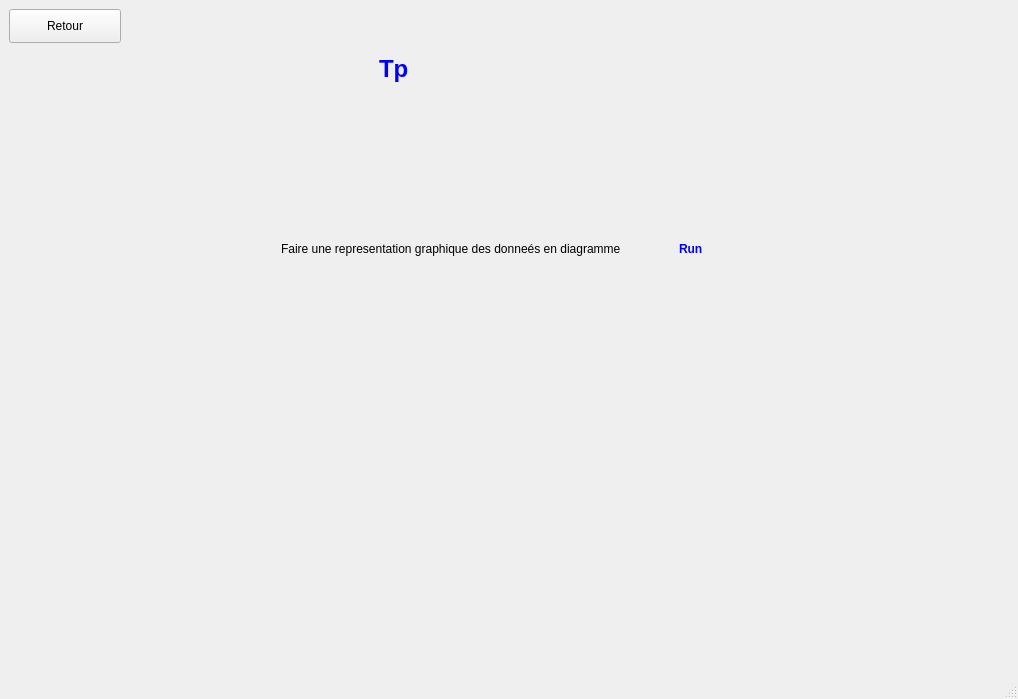
<?xml version="1.0" encoding="UTF-8"?>
<ui version="4.0">
 <class>MainWindow</class>
 <widget class="QMainWindow" name="MainWindow">
  <property name="geometry">
   <rect>
    <x>0</x>
    <y>0</y>
    <width>1018</width>
    <height>699</height>
   </rect>
  </property>
  <property name="windowTitle">
   <string>MainWindow</string>
  </property>
  <widget class="QWidget" name="centralwidget">
   <layout class="QVBoxLayout" name="verticalLayout_2">
    <item>
     <widget class="QStackedWidget" name="stackedWidget">
      <property name="currentIndex">
       <number>1</number>
      </property>
      <widget class="QWidget" name="page_acceuil">
       <layout class="QVBoxLayout" name="verticalLayout_3">
        <item>
         <layout class="QVBoxLayout" name="verticalLayout">
          <item>
           <layout class="QHBoxLayout" name="horizontalLayout_5">
            <item>
             <spacer name="horizontalSpacer_4">
              <property name="orientation">
               <enum>Qt::Horizontal</enum>
              </property>
              <property name="sizeHint" stdset="0">
               <size>
                <width>40</width>
                <height>20</height>
               </size>
              </property>
             </spacer>
            </item>
            <item>
             <widget class="QLabel" name="label">
              <property name="text">
               <string>&lt;h1&gt;&lt;b&gt;&lt;font color=blue
&gt;Interface homme-machine avancée&lt;/font&gt;&lt;/b&gt;&lt;/h1&gt;</string>
              </property>
             </widget>
            </item>
            <item>
             <spacer name="horizontalSpacer_3">
              <property name="orientation">
               <enum>Qt::Horizontal</enum>
              </property>
              <property name="sizeHint" stdset="0">
               <size>
                <width>40</width>
                <height>20</height>
               </size>
              </property>
             </spacer>
            </item>
           </layout>
          </item>
          <item>
           <layout class="QHBoxLayout" name="horizontalLayout">
            <item>
             <spacer name="horizontalSpacer_2">
              <property name="orientation">
               <enum>Qt::Horizontal</enum>
              </property>
              <property name="sizeType">
               <enum>QSizePolicy::Preferred</enum>
              </property>
              <property name="sizeHint" stdset="0">
               <size>
                <width>40</width>
                <height>20</height>
               </size>
              </property>
             </spacer>
            </item>
            <item>
             <widget class="QLabel" name="label_2">
              <property name="sizePolicy">
               <sizepolicy hsizetype="Fixed" vsizetype="Fixed">
                <horstretch>0</horstretch>
                <verstretch>0</verstretch>
               </sizepolicy>
              </property>
              <property name="text">
               <string>&lt;h3&gt;&lt;b&gt;&lt;font color=blue
&gt;Tp,Mini_projets,Projets&lt;/font&gt;&lt;/b&gt;&lt;/h3&gt;</string>
              </property>
             </widget>
            </item>
            <item>
             <spacer name="horizontalSpacer">
              <property name="orientation">
               <enum>Qt::Horizontal</enum>
              </property>
              <property name="sizeType">
               <enum>QSizePolicy::Preferred</enum>
              </property>
              <property name="sizeHint" stdset="0">
               <size>
                <width>40</width>
                <height>20</height>
               </size>
              </property>
             </spacer>
            </item>
           </layout>
          </item>
         </layout>
        </item>
        <item>
         <spacer name="verticalSpacer">
          <property name="orientation">
           <enum>Qt::Vertical</enum>
          </property>
          <property name="sizeHint" stdset="0">
           <size>
            <width>20</width>
            <height>40</height>
           </size>
          </property>
         </spacer>
        </item>
        <item>
         <layout class="QHBoxLayout" name="horizontalLayout_6">
          <item>
           <spacer name="horizontalSpacer_5">
            <property name="orientation">
             <enum>Qt::Horizontal</enum>
            </property>
            <property name="sizeType">
             <enum>QSizePolicy::Preferred</enum>
            </property>
            <property name="sizeHint" stdset="0">
             <size>
              <width>40</width>
              <height>20</height>
             </size>
            </property>
           </spacer>
          </item>
          <item>
           <layout class="QFormLayout" name="formLayout">
            <item row="0" column="0">
             <widget class="QLabel" name="label_3">
              <property name="text">
               <string>&lt;h3&gt;&lt;b&gt;&lt;font color=blue
&gt;Tp&lt;/font&gt;&lt;/b&gt;&lt;/h3&gt;</string>
              </property>
             </widget>
            </item>
            <item row="0" column="1">
             <layout class="QHBoxLayout" name="horizontalLayout_2">
              <item>
               <widget class="QLabel" name="label_6">
                <property name="text">
                 <string>1 Example</string>
                </property>
               </widget>
              </item>
              <item>
               <widget class="Labels" name="view_image">
                <property name="cursor">
                 <cursorShape>PointingHandCursor</cursorShape>
                </property>
                <property name="mouseTracking">
                 <bool>true</bool>
                </property>
                <property name="text">
                 <string/>
                </property>
               </widget>
              </item>
             </layout>
            </item>
            <item row="1" column="0">
             <widget class="QLabel" name="label_4">
              <property name="text">
               <string>&lt;h3&gt;&lt;b&gt;&lt;font color=blue
&gt;Mini_projets&lt;/font&gt;&lt;/b&gt;&lt;/h3&gt;</string>
              </property>
             </widget>
            </item>
            <item row="1" column="1">
             <layout class="QHBoxLayout" name="horizontalLayout_3">
              <item>
               <widget class="QLabel" name="label_7">
                <property name="text">
                 <string>0 Example</string>
                </property>
               </widget>
              </item>
              <item>
               <widget class="Labels" name="view_image_2">
                <property name="cursor">
                 <cursorShape>PointingHandCursor</cursorShape>
                </property>
                <property name="text">
                 <string/>
                </property>
               </widget>
              </item>
             </layout>
            </item>
            <item row="2" column="0">
             <widget class="QLabel" name="label_5">
              <property name="text">
               <string>&lt;h3&gt;&lt;b&gt;&lt;font color=blue
&gt;Projets&lt;/font&gt;&lt;/b&gt;&lt;/h3&gt;</string>
              </property>
             </widget>
            </item>
            <item row="2" column="1">
             <layout class="QHBoxLayout" name="horizontalLayout_4">
              <item>
               <widget class="QLabel" name="label_8">
                <property name="text">
                 <string>0 Example</string>
                </property>
               </widget>
              </item>
              <item>
               <widget class="Labels" name="view_image_3">
                <property name="cursor">
                 <cursorShape>PointingHandCursor</cursorShape>
                </property>
                <property name="text">
                 <string/>
                </property>
               </widget>
              </item>
             </layout>
            </item>
           </layout>
          </item>
          <item>
           <spacer name="horizontalSpacer_6">
            <property name="orientation">
             <enum>Qt::Horizontal</enum>
            </property>
            <property name="sizeType">
             <enum>QSizePolicy::Preferred</enum>
            </property>
            <property name="sizeHint" stdset="0">
             <size>
              <width>40</width>
              <height>20</height>
             </size>
            </property>
           </spacer>
          </item>
         </layout>
        </item>
        <item>
         <spacer name="verticalSpacer_2">
          <property name="orientation">
           <enum>Qt::Vertical</enum>
          </property>
          <property name="sizeHint" stdset="0">
           <size>
            <width>20</width>
            <height>40</height>
           </size>
          </property>
         </spacer>
        </item>
       </layout>
      </widget>
      <widget class="QWidget" name="page_tp">
       <widget class="QLabel" name="label_9">
        <property name="geometry">
         <rect>
          <x>370</x>
          <y>30</y>
          <width>81</width>
          <height>61</height>
         </rect>
        </property>
        <property name="sizePolicy">
         <sizepolicy hsizetype="Fixed" vsizetype="Fixed">
          <horstretch>0</horstretch>
          <verstretch>0</verstretch>
         </sizepolicy>
        </property>
        <property name="text">
         <string>&lt;h1&gt;&lt;b&gt;&lt;font color=blue
&gt;Tp&lt;/font&gt;&lt;/b&gt;&lt;/h1&gt;</string>
        </property>
       </widget>
       <widget class="QWidget" name="horizontalLayoutWidget_3">
        <property name="geometry">
         <rect>
          <x>220</x>
          <y>200</y>
          <width>526</width>
          <height>80</height>
         </rect>
        </property>
        <layout class="QHBoxLayout" name="horizontalLayout_7">
         <item>
          <widget class="QLabel" name="label_10">
           <property name="sizePolicy">
            <sizepolicy hsizetype="Fixed" vsizetype="Fixed">
             <horstretch>0</horstretch>
             <verstretch>0</verstretch>
            </sizepolicy>
           </property>
           <property name="text">
            <string>Faire une representation graphique des donneés en diagramme</string>
           </property>
          </widget>
         </item>
         <item>
          <widget class="Labels" name="run_tp1">
           <property name="sizePolicy">
            <sizepolicy hsizetype="Fixed" vsizetype="Fixed">
             <horstretch>0</horstretch>
             <verstretch>0</verstretch>
            </sizepolicy>
           </property>
           <property name="cursor">
            <cursorShape>PointingHandCursor</cursorShape>
           </property>
           <property name="text">
            <string>&lt;h4&gt;&lt;b&gt;&lt;font color=blue
&gt;Run&lt;/font&gt;&lt;/b&gt;&lt;/h4&gt;</string>
           </property>
          </widget>
         </item>
        </layout>
       </widget>
       <widget class="QPushButton" name="pushButton_4">
        <property name="geometry">
         <rect>
          <x>0</x>
          <y>0</y>
          <width>112</width>
          <height>34</height>
         </rect>
        </property>
        <property name="text">
         <string>Retour</string>
        </property>
       </widget>
      </widget>
      <widget class="QWidget" name="page_miniProjet">
       <widget class="QLabel" name="label_13">
        <property name="geometry">
         <rect>
          <x>340</x>
          <y>30</y>
          <width>301</width>
          <height>91</height>
         </rect>
        </property>
        <property name="text">
         <string>&lt;h1&gt;&lt;b&gt;&lt;font color=blue
&gt;Mini_projets&lt;/font&gt;&lt;/b&gt;&lt;/h1&gt;</string>
        </property>
       </widget>
       <widget class="QPushButton" name="pushButton_2">
        <property name="geometry">
         <rect>
          <x>0</x>
          <y>10</y>
          <width>112</width>
          <height>34</height>
         </rect>
        </property>
        <property name="text">
         <string>Retour</string>
        </property>
       </widget>
      </widget>
      <widget class="QWidget" name="page_projet">
       <widget class="QLabel" name="label_14">
        <property name="geometry">
         <rect>
          <x>260</x>
          <y>60</y>
          <width>321</width>
          <height>81</height>
         </rect>
        </property>
        <property name="text">
         <string>&lt;h1&gt;&lt;b&gt;&lt;font color=blue
&gt;Projets&lt;/font&gt;&lt;/b&gt;&lt;/h1&gt;</string>
        </property>
       </widget>
       <widget class="QPushButton" name="pushButton_3">
        <property name="geometry">
         <rect>
          <x>10</x>
          <y>20</y>
          <width>112</width>
          <height>34</height>
         </rect>
        </property>
        <property name="text">
         <string>Retour</string>
        </property>
       </widget>
      </widget>
     </widget>
    </item>
   </layout>
  </widget>
  <widget class="QMenuBar" name="menubar">
   <property name="geometry">
    <rect>
     <x>0</x>
     <y>0</y>
     <width>1018</width>
     <height>30</height>
    </rect>
   </property>
  </widget>
  <widget class="QStatusBar" name="statusbar"/>
 </widget>
 <customwidgets>
  <customwidget>
   <class>Labels</class>
   <extends>QLabel</extends>
   <header location="global">labels.h</header>
  </customwidget>
 </customwidgets>
 <resources/>
 <connections/>
</ui>
